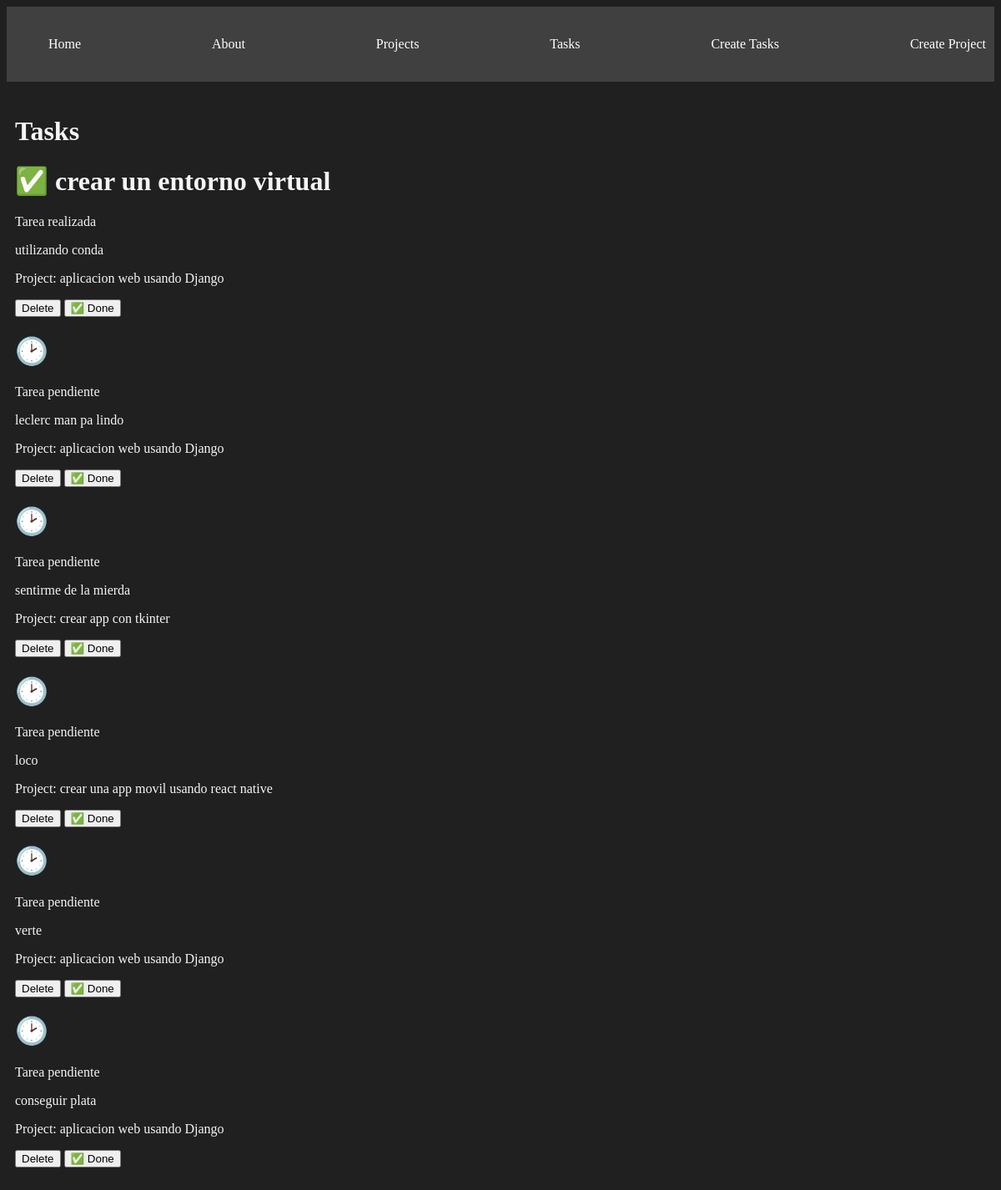
/tasks/, run on the app's committed database.
### myapp/models.py (models this page shows, shortened)
class Task(models.Model):
    title = models.CharField(max_length=200)
    description = models.TextField()
    project = models.ForeignKey(Project, on_delete=models.CASCADE)
    done =models.BooleanField(default=False)

class Project(models.Model):
    name = models.CharField(max_length=200)
    def __str__(self):
        return self.name

### myapp/views.py (the view)
# urls.py: path('tasks/',views.tasks,name="tasks"),
def tasks (request):
   tasks = Task.objects.all()
   return render(request,'tasks/tasks.html',{'tasks':tasks})

### myapp/templates/tasks/tasks.html
{% extends "layouts/base.html" %}
{% block content %}
<h1>Tasks</h1>
{% for task in tasks %}
<div>
    <h1>{% if task.done == False %}🕑 {% else %} ✅ {{task.title}} {% endif %}</h1>
    {% if task.done == False %}
    <p>Tarea pendiente</p>
    {% else %}
    <p>Tarea realizada</p>
    {% endif %}
    <p>{{task.description}}</p>
    <p>Project: {{task.project}}</p>
    <button>
        Delete
    </button>
    <button>
        ✅ Done
    </button>
</div>
{% endfor %}
{% endblock %}

### myapp/templates/layouts/base.html (shortened to what this page needs)
{% load static %}
<!DOCTYPE html>
<html lang="en">
<head>
    <link rel="stylesheet" href="{% static 'styles/main.css' %}">
</head>
<body>
    <nav class="navbar container">
        <ul>
            <li>
                <a href="{% url 'index' %}">Home</a>
            </li>
            <li>
                <a href="{% url 'about' %}">About</a>
            </li>
            <li>
                <a href="{% url 'projects' %}">Projects</a>
            </li>
            <li>
                <a href="{% url 'tasks' %}">Tasks</a>
            </li>
            <li>
                <a href="{% url 'create_task' %}">Create Tasks</a>
            </li>
            <li>
                <a href="{% url 'create_project' %}">Create Project</a>
            </li>
        </ul>
    </nav>
    <main class="container">
        {% block content %}
        {% endblock %}
    </main>
</body>
</html>

### myapp/static/styles/main.css (style rules this page uses)
body { background: #202020; color:whitesmoke; }
.navbar { background: #404040; padding: 5px 0px; }
.navbar ul { display: flex; justify-content: space-between; }
.navbar ul li { list-style: none; }
.navbar ul li a { color :white; text-decoration: none; }
.container { max-width: 1200px; margin:auto; padding: 20px 10px; }

### data on the page
Task: title "crear un entorno virtual", done "Tarea realizada", description "utilizando conda", project "aplicacion web usando Django"
Task: done "Tarea pendiente", description "leclerc man pa lindo", project "aplicacion web usando Django"
Task: done "Tarea pendiente", description "sentirme de la mierda", project "crear app con tkinter"
Task: done "Tarea pendiente", description "loco", project "crear una app movil usando react native"
Task: done "Tarea pendiente", description "verte", project "aplicacion web usando Django"
Task: done "Tarea pendiente", description "conseguir plata", project "aplicacion web usando Django"
